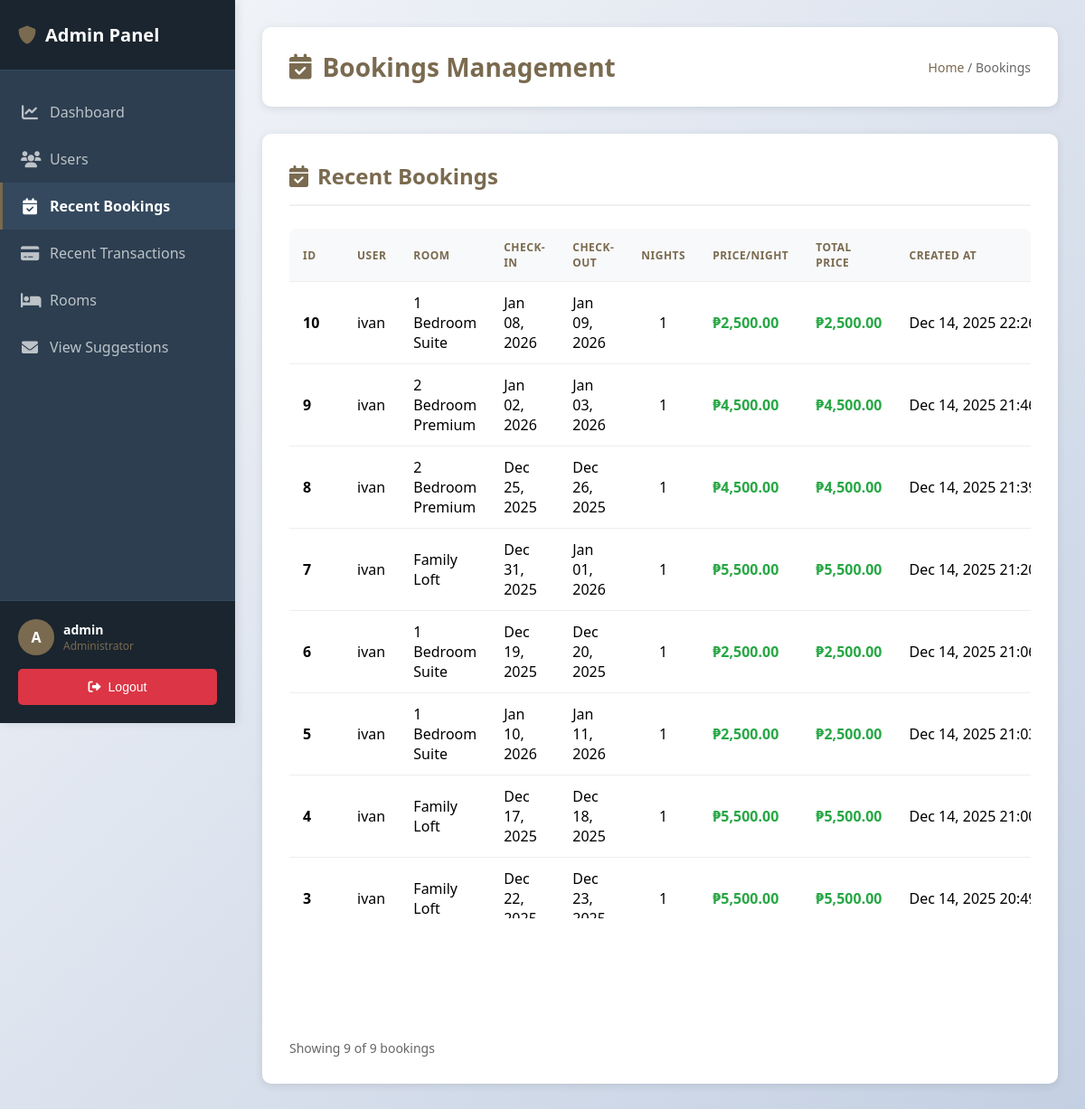
The app's page /admin/admin_bookings.php (signed in) with its own data.
### tables this page shows
CREATE TABLE `bookings` (
  `id` int(11) NOT NULL,
  `booking_id` varchar(50) NOT NULL,
  `user_id` int(11) NOT NULL,
  `room_id` varchar(50) NOT NULL,
  `room_name` varchar(255) NOT NULL,
  `checkin_date` date NOT NULL,
  `checkout_date` date NOT NULL,
  `nights` int(11) NOT NULL,
  `price_per_night` decimal(10,2) NOT NULL,
  `total_price` decimal(10,2) NOT NULL,
  `payment_status` varchar(20) DEFAULT 'pending',
  `payment_link_id` varchar(255) DEFAULT NULL,
  `created_at` timestamp NOT NULL DEFAULT current_timestamp(),
  `updated_at` timestamp NOT NULL DEFAULT current_timestamp() ON UPDATE current_timestamp()
);

CREATE TABLE `users` (
  `id` int(11) NOT NULL,
  `username` varchar(50) NOT NULL,
  `email` varchar(100) NOT NULL,
  `password` varchar(255) NOT NULL,
  `birthday` date DEFAULT NULL,
  `gender` varchar(10) DEFAULT NULL,
  `reset_token` varchar(255) DEFAULT NULL,
  `reset_token_expires` datetime DEFAULT NULL,
  `created_at` timestamp NOT NULL DEFAULT current_timestamp(),
  `updated_at` timestamp NOT NULL DEFAULT current_timestamp() ON UPDATE current_timestamp(),
  `profile_picture` varchar(255) DEFAULT NULL,
  `is_admin` tinyint(1) DEFAULT 0,
  `role` varchar(20) DEFAULT 'user',
  `first_name` varchar(100) DEFAULT NULL,
  `middle_initial` varchar(5) DEFAULT NULL,
  `last_name` varchar(100) DEFAULT NULL
);

### admin/admin_bookings.php (the view, shortened to what this page needs)
<?php
require_once '../config/database.php';
$page = isset($_GET['page']) ? (int)$_GET['page'] : 1;
$per_page = 20;
$offset = ($page - 1) * $per_page;
try {
    $count_sql = "SELECT COUNT(*) as total FROM bookings";
    $stmt = $pdo->query($count_sql);
    $total_bookings = $stmt->fetch()['total'];
    $sql = "SELECT b.*, u.username, u.email
            FROM bookings b
            LEFT JOIN users u ON b.user_id = u.id
            ORDER BY b.created_at DESC
            LIMIT $per_page OFFSET $offset";
    $stmt = $pdo->prepare($sql);
    $stmt->execute();
    $all_bookings = $stmt->fetchAll();
} catch(PDOException $e) {
    $error_message = "Error loading data: " . $e->getMessage();
    $all_bookings = [];
    $total_bookings = 0;
    $total_pages = 0;
}
include 'includes/header.php';
?>
<div class="page-header">
    <h1><i class="fas fa-calendar-check"></i> Bookings Management</h1>
    <div class="breadcrumb">
        <a href="admin.php">Home</a> / Bookings
    </div>
</div>
<div class="content-section">
    <div class="section-header">
        <h2><i class="fas fa-calendar-check"></i> Recent Bookings</h2>
    </div>
    <div class="table-container">
        <table class="table-wrapper">
            <thead>
                <tr>
                    <th>ID</th>
                    <th>User</th>
                    <th>Room</th>
                    <th>Check-in</th>
                    <th>Check-out</th>
                    <th>Nights</th>
                    <th>Price/Night</th>
                    <th>Total Price</th>
                    <th>Created At</th>
                </tr>
            </thead>
            <tbody>
                <?php if (empty($all_bookings)): ?>
                <tr>
                    <td colspan="9" class="empty-state">
                        <i class="fas fa-inbox"></i>
                        <p>No bookings found</p>
                    </td>
                </tr>
                <?php else: ?>
                    <?php foreach ($all_bookings as $booking): ?>
                    <tr>
                        <td><strong><?php echo $booking['id']; ?></strong></td>
                        <td><?php echo htmlspecialchars($booking['username'] ?? 'N/A'); ?></td>
                        <td><?php echo htmlspecialchars($booking['room_name']); ?></td>
                        <td><?php echo date('M d, Y', strtotime($booking['checkin_date'])); ?></td>
                        <td><?php echo date('M d, Y', strtotime($booking['checkout_date'])); ?></td>
                        <td class="text-center"><?php echo $booking['nights']; ?></td>
                        <td class="currency">₱<?php echo number_format($booking['price_per_night'], 2); ?></td>
                        <td class="currency"><strong>₱<?php echo number_format($booking['total_price'], 2); ?></strong></td>
                        <td><?php echo date('M d, Y H:i', strtotime($booking['created_at'])); ?></td>
                    </tr>
                    <?php endforeach; ?>
                <?php endif; ?>
            </tbody>
        </table>
    </div>
    <div style="margin-top: 20px; color: #666; font-size: 14px;">
        Showing <?php echo count($all_bookings); ?> of <?php echo number_format($total_bookings); ?> bookings
    </div>
</div>
<?php include 'includes/footer.php'; ?>

### assets/css/admin.css (style rules this page uses)
* { margin: 0; padding: 0; box-sizing: border-box; }
body { font-family: 'Segoe UI', Tahoma, Geneva, Verdana, sans-serif; background: linear-gradient(135deg, #f5f7fa 0%, #c3cfe2 100%); min-height: 100vh; margin: 0; padding: 0; overflow-x: hidden; }
.page-header { background: white; padding: 25px 30px; border-radius: 10px; box-shadow: 0 2px 10px rgba(0,0,0,0.1); margin-bottom: 30px; display: flex; justify-content: space-between; align-items: center; width: 100%; box-sizing: border-box; flex-wrap: wrap; gap: 15px; }
.page-header h1 { color: #7a6a4f; font-size: 28px; margin: 0; display: flex; align-items: center; gap: 12px; }
.page-header .breadcrumb { color: #666; font-size: 14px; }
.page-header .breadcrumb a { color: #7a6a4f; text-decoration: none; }
.content-section { background: white; padding: 30px; border-radius: 10px; box-shadow: 0 2px 10px rgba(0,0,0,0.1); margin-bottom: 30px; width: 100%; box-sizing: border-box; overflow: hidden; }
.section-header { display: flex; justify-content: space-between; align-items: center; margin-bottom: 25px; padding-bottom: 15px; border-bottom: 2px solid #f0f0f0; flex-wrap: wrap; gap: 15px; }
.section-header h2 { color: #7a6a4f; font-size: 24px; margin: 0; display: flex; align-items: center; gap: 10px; }
.table-container { overflow-x: auto; overflow-y: visible; border-radius: 8px; max-width: 100%; width: 100%; -webkit-overflow-scrolling: touch; box-sizing: border-box; }
.table-wrapper { width: 100%; min-width: 800px; table-layout: auto; border-collapse: collapse; }
table { width: 100%; border-collapse: collapse; background: white; }
thead { background: #f8f9fa; }
th, td { padding: 12px 15px; text-align: left; border-bottom: 1px solid #eee; word-wrap: break-word; }
td { max-width: 250px; overflow: hidden; text-overflow: ellipsis; }
th:first-child, td:first-child { max-width: 80px; min-width: 60px; }
td:nth-child(2) { max-width: 150px; }
td:nth-child(3) { max-width: 200px; }
td:last-child { max-width: none; white-space: nowrap; }
th { color: #7a6a4f; font-weight: 600; text-transform: uppercase; font-size: 12px; letter-spacing: 0.5px; position: sticky; top: 0; background: #f8f9fa; z-index: 10; }
tbody tr { transition: background 0.2s; }
tbody tr:last-child td { border-bottom: none; }
.text-center { text-align: center; }
.currency { font-weight: bold; color: #28a745; }

### records on screen
bookings: id "10", user.username "ivan", room_name "1 Bedroom Suite", checkin_date "Jan 08, 2026", checkout_date "Jan 09, 2026", nights "1", price_per_night "2,500.00", total_price "2,500.00", created_at "Dec 14, 2025…"
bookings: id "9", user.username "ivan", room_name "2 Bedroom Premium", checkin_date "Jan 02, 2026", checkout_date "Jan 03, 2026", nights "1", price_per_night "4,500.00", total_price "4,500.00", created_at "Dec 14, 2025…"
bookings: id "8", user.username "ivan", room_name "2 Bedroom Premium", checkin_date "Dec 25, 2025", checkout_date "Dec 26, 2025", nights "1", price_per_night "4,500.00", total_price "4,500.00", created_at "Dec 14, 2025…"
bookings: id "7", user.username "ivan", room_name "Family Loft", checkin_date "Dec 31, 2025", checkout_date "Jan 01, 2026", nights "1", price_per_night "5,500.00", total_price "5,500.00", created_at "Dec 14, 2025…"
bookings: id "6", user.username "ivan", room_name "1 Bedroom Suite", checkin_date "Dec 19, 2025", checkout_date "Dec 20, 2025", nights "1", price_per_night "2,500.00", total_price "2,500.00", created_at "Dec 14, 2025…"
bookings: id "5", user.username "ivan", room_name "1 Bedroom Suite", checkin_date "Jan 10, 2026", checkout_date "Jan 11, 2026", nights "1", price_per_night "2,500.00", total_price "2,500.00", created_at "Dec 14, 2025…"
bookings: id "4", user.username "ivan", room_name "Family Loft", checkin_date "Dec 17, 2025", checkout_date "Dec 18, 2025", nights "1", price_per_night "5,500.00", total_price "5,500.00", created_at "Dec 14, 2025…"
bookings: id "3", user.username "ivan", room_name "Family Loft", checkin_date "Dec 22, 2025", checkout_date "Dec 23, 2025", nights "1", price_per_night "5,500.00", total_price "5,500.00", created_at "Dec 14, 2025…"

### other values on screen
substr($_SESSION['username'], 0, 1) "A"
$_SESSION['username'] "admin"
count($all_bookings) "9"
$total_bookings "9"
